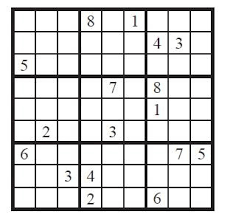
#> input picture sudoku_chloe/test_images/image1.png, 233 x 217 px, found by its file name
$ python preprocess.py
#> lines starting #> are read from the running program, lines starting #| are printed output that depends on the picture; after the words box and inside, x2 and y2 are one past the last pixel; in counts of white or black regions, pixels touching at a corner belong together
import cv2
import numpy as np


def preprocess_image(image_path):
#> called with image_path = 'test_images/image1.png'
    img = cv2.imread(image_path)
#> img is the input picture: shape (217, 233, 3); mean B, G, R 213.9, 213.9, 214
    original = img.copy()
    gray = cv2.cvtColor(img, cv2.COLOR_BGR2GRAY)

    blur = cv2.GaussianBlur(gray, (5, 5), 0)
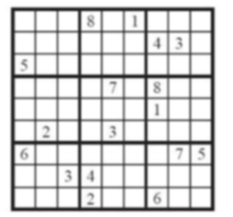
#> blur: shape (217, 233); min 31, max 255, mean 213.9
    edges = cv2.Canny(blur, 50, 150)
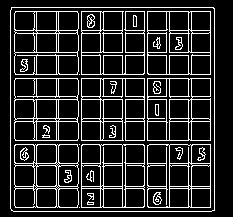
#> edges: shape (217, 233); 15.8% white in thin lines or dots, all inside (x1, y1, x2, y2) = (10, 7, 215, 212)

    contours, _ = cv2.findContours(edges, cv2.RETR_EXTERNAL, cv2.CHAIN_APPROX_SIMPLE)
#> contours = 1 contour; box (x1, y1, x2, y2) and area: (10, 7, 215, 212) 41606
    contours = sorted(contours, key=cv2.contourArea, reverse=True)

    board_contour = None
    for contour in contours:
        peri = cv2.arcLength(contour, True)
        approx = cv2.approxPolyDP(contour, 0.02 * peri, True)
        if len(approx) == 4:
            board_contour = approx
            break
#> this loop made 1 pass
#> (peri, board_contour) on pass 1: (813.1, [[11, 7], [11, 210], [214, 210], [214, 8]])

    if board_contour is None:
        raise ValueError("❌ Sudoku board not found in the image.")

    def reorder_points(pts):
        pts = pts.reshape((4, 2))
        new_pts = np.zeros((4, 2), dtype=np.float32)
        add = pts.sum(1)
        diff = np.diff(pts, axis=1)

        new_pts[0] = pts[np.argmin(add)]  # top-left
        new_pts[1] = pts[np.argmin(diff)] # top-right
        new_pts[2] = pts[np.argmax(diff)] # bottom-left
        new_pts[3] = pts[np.argmax(add)]  # bottom-right

        return new_pts

    pts1 = reorder_points(board_contour)
#> in reorder_points, `pts = pts.reshape((4, 2))`: pts = [[11, 7], [11, 210], [214, 210], [214, 8]]
#> in reorder_points, `add = pts.sum(1)`: add = [18, 221, 424, 222]
#> in reorder_points, `diff = np.diff(pts, axis=1)`: diff = [-4, 199, -4, -206]
#> pts1 = [[11, 7], [214, 8], [11, 210], [214, 210]]
    side = 450
    pts2 = np.float32([[0, 0], [side, 0], [0, side], [side, side]])

    matrix = cv2.getPerspectiveTransform(pts1, pts2)
#> matrix = [[2.21, -1.94e-17, -24.26], [-0.0109, 2.22, -15.39], [-2.43e-05, -6.21e-19, 1]]
    warped = cv2.warpPerspective(original, matrix, (side, side))
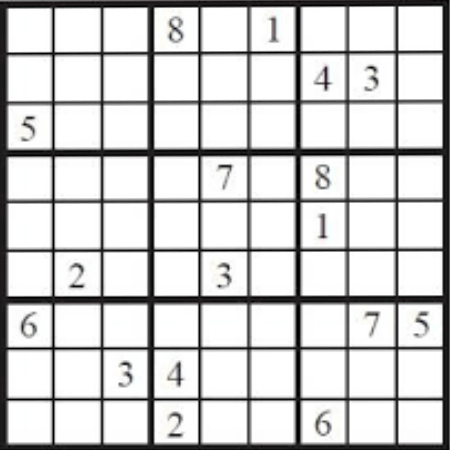
#> warped: shape (450, 450, 3); mean B, G, R 206.6, 206.6, 206.7
    # Remove
    # warped = warped[5:-5, 5:-5]


    cells = []
    cell_size = side // 9
    for y in range(9):
        row = []
        for x in range(9):
            x_start = x * cell_size
            y_start = y * cell_size
            cell = warped[y_start:y_start + cell_size, x_start:x_start + cell_size]
            row.append(cell)
        cells.append(row)
#> after the loop, cells = 9 items

    return warped, cells


def visualize_cells(warped_board):
    display = warped_board.copy()
    side = warped_board.shape[0]
    cell_size = side // 9

    font = cv2.FONT_HERSHEY_SIMPLEX
    index = 0

    for y in range(9):
        for x in range(9):
            x_center = int(x * cell_size + cell_size / 3)
            y_center = int(y * cell_size + cell_size / 1.8)

            cv2.putText(display, str(index), (x_center, y_center),
                        font, 0.5, (0, 0, 255), 1, cv2.LINE_AA)
            index += 1

    for i in range(1, 9):
        cv2.line(display, (0, i * cell_size), (side, i * cell_size), (200, 200, 200), 1)
        cv2.line(display, (i * cell_size, 0), (i * cell_size, side), (200, 200, 200), 1)

    cv2.imshow("Cell Visualization", display)
    cv2.waitKey(0)
    cv2.destroyAllWindows()

if __name__ == "__main__":
    warped_board, cells = preprocess_image("test_images/image1.png")
#> cells = 9 items
    print(f"✅ Board detected successfully! Grid size: {len(cells)}x{len(cells[0])}")
#| ✅ Board detected successfully! Grid size: 9x9
    visualize_cells(warped_board)
#> after the loop in visualize_cells, `for y in range(9):`:
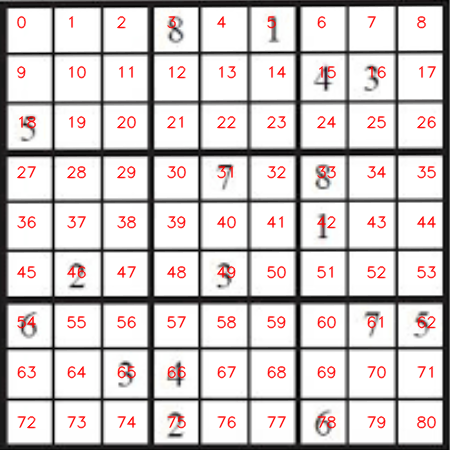
#> display: shape (450, 450, 3); 5.52% of pixels changed, all inside (x1, y1, x2, y2) = (16, 15, 437, 429)
#> after the loop in visualize_cells, `for y in range(9):`: index = 81
#> after the loop in visualize_cells, `for i in range(1, 9):`:
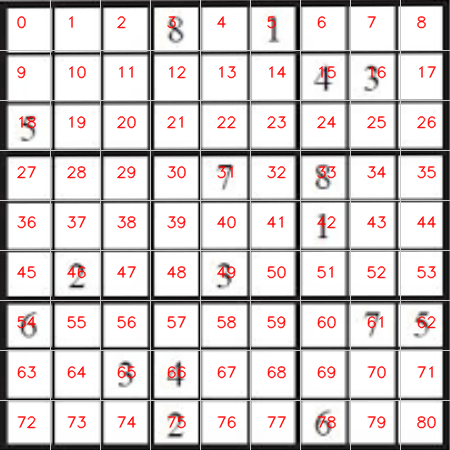
#> display: shape (450, 450, 3); 3.52% of pixels changed, all inside (x1, y1, x2, y2) = (0, 0, 450, 450)

$ run again, with sudoku_chloe/test_images/image2.png copied over sudoku_chloe/test_images/image1.png
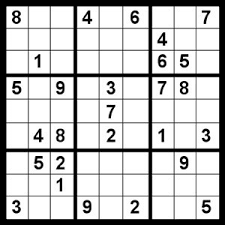
#> input picture sudoku_chloe/test_images/image2.png, 225 x 225 px, found by its file name
#> in preprocess_image, img is the input picture: shape (225, 225, 3); min 0, max 255, mean 195.8
#> in preprocess_image, `edges = cv2.Canny(blur, 50, 150)`:
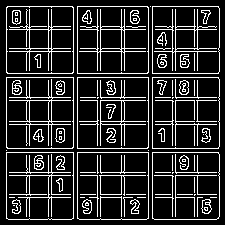
#> edges: shape (225, 225); 16.4% white in thin lines or dots
#> contours = 12 contours, 3 with area under 20; largest, box (x1, y1, x2, y2) and area: (77, 77, 149, 149) 5040, (6, 77, 74, 149) 4756, (77, 6, 149, 74) 4756, (77, 152, 149, 220) 4752, (152, 77, 220, 149) 4751
#> the loop in preprocess_image, `for contour in contours:` made 1 pass
#> (peri, board_contour) on pass 1: (283.4, [[77, 77], [77, 148], [147, 148], [148, 77]])
#> pts = [[77, 77], [77, 148], [147, 148], [148, 77]]
#> add = [154, 225, 295, 225]
#> diff = [0, 71, 1, -71]
#> pts1 = [[77, 77], [148, 77], [77, 148], [147, 148]]
#> matrix = [[6.24, -1.73e-16, -480.7], [0, 6.15, -473.9], [-1.74e-18, -0.000195, 1]]
#> after the loop in preprocess_image, `for y in range(9):`: cells = 9 items
#| ✅ Board detected successfully! Grid size: 9x9
#> after the loop in visualize_cells, `for y in range(9):`: index = 81
#> after the loop in visualize_cells, `for i in range(1, 9):`:
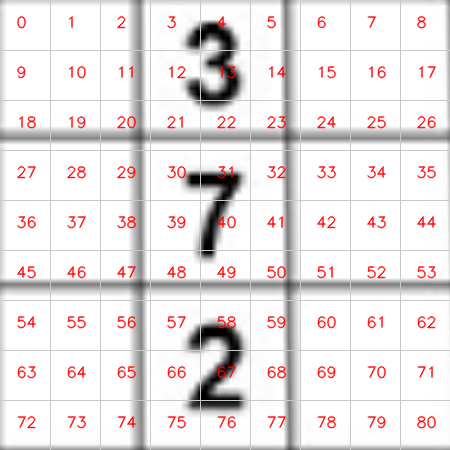
#> display: shape (450, 450, 3); mean B, G, R 226.9, 226.9, 233.1

$ run again, with sudoku_chloe/test_images/image3.png copied over sudoku_chloe/test_images/image1.png
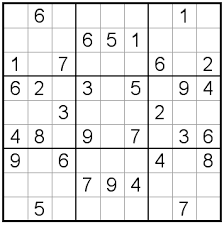
#> input picture sudoku_chloe/test_images/image3.png, 224 x 225 px, found by its file name
#> in preprocess_image, img is the input picture: shape (225, 224, 3); min 0, max 255, mean 230.7
#> in preprocess_image, `edges = cv2.Canny(blur, 50, 150)`:
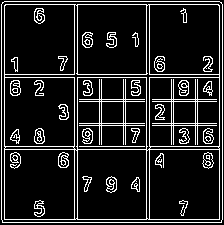
#> edges: shape (225, 224); 12.9% white in thin lines or dots
#> contours = 1 contour; box (x1, y1, x2, y2) and area: (1, 1, 223, 223) 48828
#> the loop in preprocess_image, `for contour in contours:` made 1 pass
#> (peri, board_contour) on pass 1: (880.5, [[2, 2], [2, 222], [221, 222], [221, 2]])
#> pts = [[2, 2], [2, 222], [221, 222], [221, 2]]
#> add = [4, 224, 443, 223]
#> diff = [0, 220, 1, -219]
#> pts1 = [[2, 2], [221, 2], [2, 222], [221, 222]]
#> matrix = [[2.05, 1.41e-18, -4.11], [0, 2.05, -4.09], [6.4e-19, 0, 1]]
#> after the loop in preprocess_image, `for y in range(9):`: cells = 9 items
#| ✅ Board detected successfully! Grid size: 9x9
#> after the loop in visualize_cells, `for y in range(9):`: index = 81
#> after the loop in visualize_cells, `for i in range(1, 9):`:
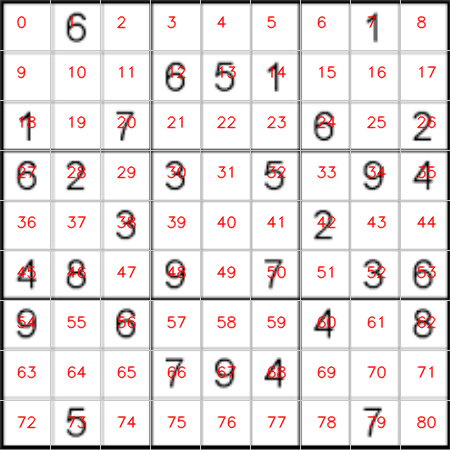
#> display: shape (450, 450, 3); mean B, G, R 225.9, 225.9, 232.1
